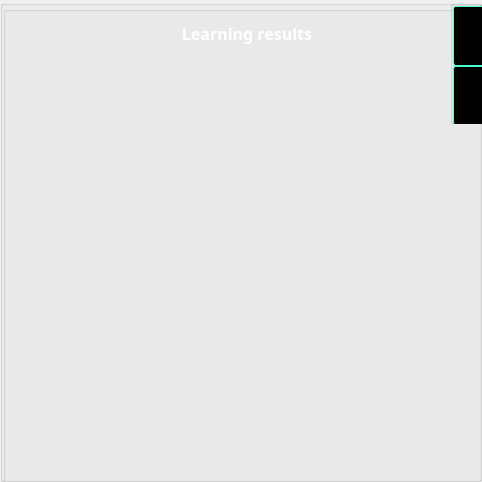
        <widget class="QGroupBox" name="canvasGrBox">
         <property name="sizePolicy">
          <sizepolicy hsizetype="Preferred" vsizetype="Preferred">
           <horstretch>0</horstretch>
           <verstretch>0</verstretch>
          </sizepolicy>
         </property>
         <property name="minimumSize">
          <size>
           <width>482</width>
           <height>482</height>
          </size>
         </property>
         <property name="maximumSize">
          <size>
           <width>482</width>
           <height>482</height>
          </size>
         </property>
         <property name="alignment">
          <set>Qt::AlignLeading|Qt::AlignLeft|Qt::AlignTop</set>
         </property>
         <property name="flat">
          <bool>false</bool>
         </property>
         <layout class="QGridLayout" name="gridLayout_12">
          <property name="leftMargin">
           <number>0</number>
          </property>
          <property name="topMargin">
           <number>0</number>
          </property>
          <property name="rightMargin">
           <number>0</number>
          </property>
          <property name="bottomMargin">
           <number>0</number>
          </property>
          <property name="spacing">
           <number>0</number>
          </property>
          <item row="0" column="0">
           <widget class="s21::Canvas" name="canvas" native="true">
            <property name="minimumSize">
             <size>
              <width>482</width>
              <height>482</height>
             </size>
            </property>
            <property name="maximumSize">
             <size>
              <width>482</width>
              <height>482</height>
             </size>
            </property>
            <property name="font">
             <font>
              <family>Script</family>
             </font>
            </property>
            <property name="cursor">
             <cursorShape>CrossCursor</cursorShape>
            </property>
            <widget class="QGroupBox" name="plotGrBox">
             <property name="geometry">
              <rect>
               <x>0</x>
               <y>0</y>
               <width>482</width>
               <height>482</height>
              </rect>
             </property>
             <property name="minimumSize">
              <size>
               <width>482</width>
               <height>482</height>
              </size>
             </property>
             <property name="maximumSize">
              <size>
               <width>482</width>
               <height>482</height>
              </size>
             </property>
             <layout class="QVBoxLayout" name="plotLayout">
              <property name="spacing">
               <number>0</number>
              </property>
              <property name="leftMargin">
               <number>0</number>
              </property>
              <property name="topMargin">
               <number>0</number>
              </property>
              <property name="rightMargin">
               <number>0</number>
              </property>
              <property name="bottomMargin">
               <number>0</number>
              </property>
              <item>
               <widget class="QLabel" name="plotTitle">
                <property name="minimumSize">
                 <size>
                  <width>482</width>
                  <height>42</height>
                 </size>
                </property>
                <property name="maximumSize">
                 <size>
                  <width>482</width>
                  <height>42</height>
                 </size>
                </property>
                <property name="font">
                 <font>
                  <pointsize>12</pointsize>
                  <italic>false</italic>
                  <bold>true</bold>
                 </font>
                </property>
                <property name="styleSheet">
                 <string notr="true">color: white;</string>
                </property>
                <property name="text">
                 <string>Learning results</string>
                </property>
                <property name="alignment">
                 <set>Qt::AlignCenter</set>
                </property>
               </widget>
              </item>
              <item>
               <widget class="QCustomPlot" name="plot" native="true">
                <property name="sizePolicy">
                 <sizepolicy hsizetype="Expanding" vsizetype="Expanding">
                  <horstretch>0</horstretch>
                  <verstretch>0</verstretch>
                 </sizepolicy>
                </property>
                <property name="minimumSize">
                 <size>
                  <width>456</width>
                  <height>440</height>
                 </size>
                </property>
                <property name="maximumSize">
                 <size>
                  <width>456</width>
                  <height>440</height>
                 </size>
                </property>
                <property name="styleSheet">
                 <string notr="true"/>
                </property>
               </widget>
              </item>
             </layout>
            </widget>
           </widget>
          </item>
         </layout>
         <widget class="QGroupBox" name="canvasButtons">
          <property name="enabled">
           <bool>true</bool>
          </property>
          <property name="geometry">
           <rect>
            <x>450</x>
            <y>0</y>
            <width>32</width>
            <height>124</height>
           </rect>
          </property>
          <property name="sizePolicy">
           <sizepolicy hsizetype="Minimum" vsizetype="Minimum">
            <horstretch>0</horstretch>
            <verstretch>0</verstretch>
           </sizepolicy>
          </property>
          <property name="minimumSize">
           <size>
            <width>32</width>
            <height>124</height>
           </size>
          </property>
          <property name="maximumSize">
           <size>
            <width>32</width>
            <height>124</height>
           </size>
          </property>
          <property name="layoutDirection">
           <enum>Qt::LeftToRight</enum>
          </property>
          <property name="styleSheet">
           <string notr="true">background:none;</string>
          </property>
          <layout class="QGridLayout" name="gridLayout_9">
           <property name="leftMargin">
            <number>0</number>
           </property>
           <property name="topMargin">
            <number>0</number>
           </property>
           <property name="rightMargin">
            <number>0</number>
           </property>
           <property name="bottomMargin">
            <number>0</number>
           </property>
           <property name="horizontalSpacing">
            <number>0</number>
           </property>
           <property name="verticalSpacing">
            <number>4</number>
           </property>
           <item row="0" column="0">
            <widget class="QPushButton" name="openBmpPushBtn">
             <property name="minimumSize">
              <size>
               <width>32</width>
               <height>60</height>
              </size>
             </property>
             <property name="maximumSize">
              <size>
               <width>32</width>
               <height>60</height>
              </size>
             </property>
             <property name="styleSheet">
              <string notr="true">QPushButton {
     background-color: black;
	 color: rgb(78, 255, 207);
	 border-style: inset;
     border: 1px solid rgb(78, 255, 207);
     border-radius: 3px;
	 padding: 0 4px;
 }

QPushButton:pressed {
     background-color: rgb(26, 84, 68);
	 color: rgb(255, 255, 255);
 }

QPushButton:hover {
     background-color: qlineargradient(spread:pad, x1:0.5, y1:1, x2:0.5, y2:0, stop:0 rgba(41, 157, 105, 241), stop:0.898305 rgba(0, 0, 0, 255));
	 color: rgb(255, 255, 255);
 }

QPushButton::pressed {
background: rgb(83, 85, 84);
border-color: white;
}</string>
             </property>
             <property name="text">
              <string/>
             </property>
             <property name="icon">
              <iconset resource="../resources/resources.qrc">
               <normaloff>:/bmp.png</normaloff>:/bmp.png</iconset>
             </property>
             <property name="iconSize">
              <size>
               <width>20</width>
               <height>20</height>
              </size>
             </property>
            </widget>
           </item>
           <item row="1" column="0">
            <widget class="QPushButton" name="drawModePushBtn">
             <property name="sizePolicy">
              <sizepolicy hsizetype="Minimum" vsizetype="Minimum">
               <horstretch>0</horstretch>
               <verstretch>0</verstretch>
              </sizepolicy>
             </property>
             <property name="minimumSize">
              <size>
               <width>32</width>
               <height>60</height>
              </size>
             </property>
             <property name="maximumSize">
              <size>
               <width>32</width>
               <height>60</height>
              </size>
             </property>
             <property name="styleSheet">
              <string notr="true">QPushButton {
     background-color: black;
	 color: rgb(78, 255, 207);
	 border-style: inset;
     border: 1px solid rgb(78, 255, 207);
     border-radius: 3px;
	 padding: 0 4px;
 }

QPushButton:pressed {
     background-color: rgb(26, 84, 68);
	 color: rgb(255, 255, 255);
 }

QPushButton:hover {
     background-color: qlineargradient(spread:pad, x1:0.5, y1:1, x2:0.5, y2:0, stop:0 rgba(41, 157, 105, 241), stop:0.898305 rgba(0, 0, 0, 255));
	 color: rgb(255, 255, 255);
 }

QPushButton::pressed {
background: rgb(83, 85, 84);
border-color: white;
}</string>
             </property>
             <property name="text">
              <string/>
             </property>
             <property name="icon">
              <iconset resource="../resources/resources.qrc">
               <normaloff>:/pencil.png</normaloff>:/pencil.png</iconset>
             </property>
             <property name="iconSize">
              <size>
               <width>20</width>
               <height>20</height>
              </size>
             </property>
            </widget>
           </item>
          </layout>
         </widget>
         <zorder>canvas</zorder>
         <zorder>canvasButtons</zorder>
        </widget>
